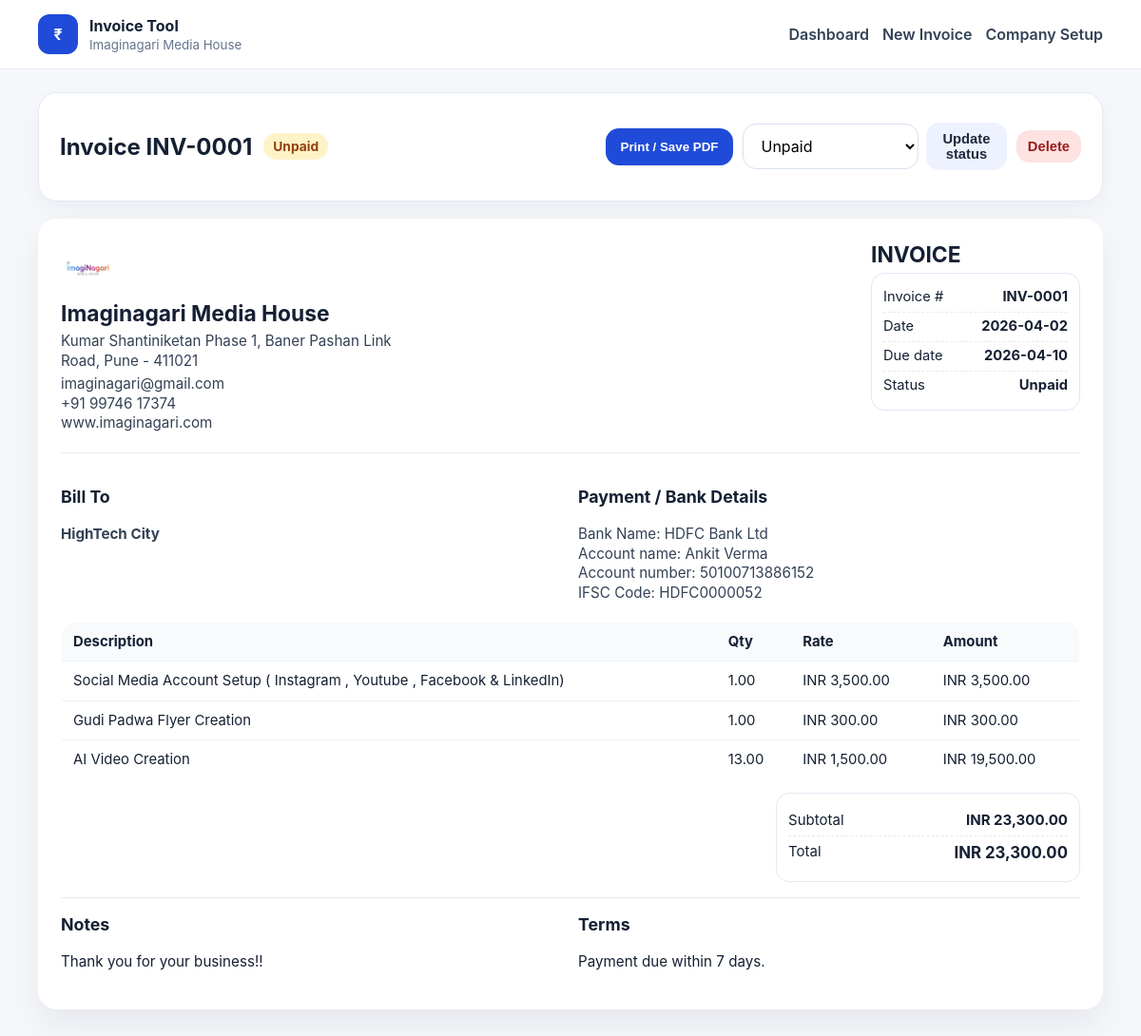
/invoice/2, run on the app's committed database.
### tables this page shows
CREATE TABLE invoices (
            id INTEGER PRIMARY KEY AUTOINCREMENT,
            invoice_number TEXT UNIQUE NOT NULL,
            invoice_date TEXT NOT NULL,
            due_date TEXT,
            bill_to_name TEXT NOT NULL,
            bill_to_email TEXT,
            bill_to_address TEXT,
            currency TEXT NOT NULL DEFAULT 'INR',
            notes TEXT,
            terms TEXT,
            subtotal REAL NOT NULL DEFAULT 0,
            tax_rate REAL NOT NULL DEFAULT 0,
            tax_amount REAL NOT NULL DEFAULT 0,
            discount REAL NOT NULL DEFAULT 0,
            total REAL NOT NULL DEFAULT 0,
            status TEXT NOT NULL DEFAULT 'Unpaid',
            created_at TEXT NOT NULL,
            updated_at TEXT NOT NULL
        );

CREATE TABLE invoice_items (
            id INTEGER PRIMARY KEY AUTOINCREMENT,
            invoice_id INTEGER NOT NULL,
            description TEXT NOT NULL,
            quantity REAL NOT NULL DEFAULT 1,
            unit_price REAL NOT NULL DEFAULT 0,
            line_total REAL NOT NULL DEFAULT 0,
            FOREIGN KEY(invoice_id) REFERENCES invoices(id) ON DELETE CASCADE
        );

### app.py (the view)
@app.route("/invoice/<int:invoice_id>")
def view_invoice(invoice_id):
    conn = get_db()
    invoice = conn.execute("SELECT * FROM invoices WHERE id = ?", (invoice_id,)).fetchone()
    if not invoice:
        conn.close()
        abort(404)
    items = conn.execute(
        "SELECT * FROM invoice_items WHERE invoice_id = ? ORDER BY id ASC", (invoice_id,)
    ).fetchall()
    conn.close()
    company = load_company_profile()
    return render_template("invoice_view.html", invoice=invoice, items=items, company=company)

### app.py (called while the page is built, shortened)
def get_db():
    conn = sqlite3.connect(DB_PATH)
    conn.row_factory = sqlite3.Row
    return conn

def load_company_profile():
    with open(SETTINGS_FILE, "r", encoding="utf-8") as f:
        return json.load(f)

@app.template_filter("money")
def money_filter(value):
    try:
        return f"{float(value):,.2f}"
    except Exception:
        return value

### templates/invoice_view.html (shortened to what this page needs)
{% extends "layout.html" %}
{% block content %}
<section class="toolbar card no-print">
  <div class="toolbar-left">
    <h1>Invoice {{ invoice.invoice_number }}</h1>
    <span class="pill {{ invoice.status|lower }}">{{ invoice.status }}</span>
  </div>
  <div class="toolbar-actions">
    <button class="btn btn-primary" onclick="window.print()">Print / Save PDF</button>
    <form method="post" action="{{ url_for('update_status', invoice_id=invoice.id) }}" class="inline-form">
      <select name="status">
        {% for value in ["Unpaid", "Paid", "Partially Paid", "Overdue"] %}
          <option value="{{ value }}" {% if invoice.status == value %}selected{% endif %}>{{ value }}</option>
        {% endfor %}
      </select>
      <button class="btn btn-secondary btn-small" type="submit">Update status</button>
    </form>
    <form method="post" action="{{ url_for('delete_invoice', invoice_id=invoice.id) }}" onsubmit="return confirm('Delete this invoice?')">
      <button class="btn btn-danger btn-small" type="submit">Delete</button>
    </form>
  </div>
</section>
<section class="invoice-paper">
  <div class="invoice-head">
    <div class="company-block">
      {% if company.logo_filename %}
        <img class="invoice-logo" src="{{ url_for('static', filename='uploads/' ~ company.logo_filename) }}" alt="Company logo">
      {% endif %}
      <h2>{{ company.company_name or "Your Company" }}</h2>
      <p>{{ company.address|replace('\n', '<br>')|safe }}</p>
      <p>
        {% if company.email %}{{ company.email }}<br>{% endif %}
        {% if company.phone %}{{ company.phone }}<br>{% endif %}
        {% if company.website %}{{ company.website }}{% endif %}
      </p>
    </div>
    <div class="invoice-meta">
      <h1>INVOICE</h1>
      <div class="meta-box">
        <div><span>Invoice #</span><strong>{{ invoice.invoice_number }}</strong></div>
        <div><span>Date</span><strong>{{ invoice.invoice_date }}</strong></div>
        <div><span>Due date</span><strong>{{ invoice.due_date or "—" }}</strong></div>
        <div><span>Status</span><strong>{{ invoice.status }}</strong></div>
      </div>
    </div>
  </div>
  <div class="bill-grid">
    <div>
      <h3>Bill To</h3>
      <p><strong>{{ invoice.bill_to_name }}</strong></p>
    </div>
    <div>
      <h3>Payment / Bank Details</h3>
      <p>{{ company.bank_details|replace('\n', '<br>')|safe if company.bank_details else "Add bank details in Company Setup." }}</p>
    </div>
  </div>
  <table class="invoice-table">
    <thead>
      <tr>
        <th>Description</th>
        <th>Qty</th>
        <th>Rate</th>
        <th>Amount</th>
      </tr>
    </thead>
    <tbody>
      {% for item in items %}
      <tr>
        <td>{{ item.description }}</td>
        <td>{{ item.quantity|money }}</td>
        <td>{{ invoice.currency }} {{ item.unit_price|money }}</td>
        <td>{{ invoice.currency }} {{ item.line_total|money }}</td>
      </tr>
      {% endfor %}
    </tbody>
  </table>
  <div class="totals-area">
    <div class="totals-box">
      <div><span>Subtotal</span><strong>{{ invoice.currency }} {{ invoice.subtotal|money }}</strong></div>
      <div class="grand-total"><span>Total</span><strong>{{ invoice.currency }} {{ invoice.total|money }}</strong></div>
    </div>
  </div>
  {% if invoice.notes or invoice.terms %}
  <div class="notes-grid">
    {% if invoice.notes %}
      <div>
        <h3>Notes</h3>
        <p>{{ invoice.notes|replace('\n', '<br>')|safe }}</p>
      </div>
    {% endif %}
    {% if invoice.terms %}
      <div>
        <h3>Terms</h3>
        <p>{{ invoice.terms|replace('\n', '<br>')|safe }}</p>
      </div>
    {% endif %}
  </div>
  {% endif %}
</section>
{% endblock %}

### templates/layout.html (shortened to what this page needs)
<!doctype html>
<html lang="en">
<head>
  <link rel="stylesheet" href="{{ url_for('static', filename='css/styles.css') }}">
</head>
<body>
  <header class="topbar">
    <div class="container topbar-inner">
      <a class="brand" href="{{ url_for('home') }}">
        <span class="brand-mark">₹</span>
        <div>
          <strong>Invoice Tool</strong>
          <small>{{ company.company_name if company and company.company_name else "Your branded invoice app" }}</small>
        </div>
      </a>
      <nav class="nav">
        <a href="{{ url_for('home') }}">Dashboard</a>
        <a href="{{ url_for('new_invoice') }}">New Invoice</a>
        <a href="{{ url_for('settings') }}">Company Setup</a>
      </nav>
    </div>
  </header>
  <main class="container page">
    {% block content %}{% endblock %}
  </main>
</body>
</html>

### static/css/styles.css (style rules this page uses)
* { box-sizing: border-box; }
html, body { margin: 0; padding: 0; font-family: Inter, ui-sans-serif, system-ui, -apple-system, BlinkMacSystemFont, "Segoe UI", sans-serif; color: #152033; background: #f5f7fb; }
a { color: var(--accent); text-decoration: none; }
img { max-width: 100%; display: block; }
.container { width: min(1120px, calc(100% - 32px)); margin: 0 auto; }
.page { padding: 24px 0 56px; }
.topbar { background: #fff; border-bottom: 1px solid #e5e9f2; position: sticky; top: 0; z-index: 20; }
.topbar-inner { display: flex; align-items: center; justify-content: space-between; gap: 16px; min-height: 72px; }
.brand { display: flex; align-items: center; gap: 12px; color: inherit; }
.brand-mark { width: 42px; height: 42px; border-radius: 12px; background: var(--accent); color: #fff; display: grid; place-items: center; font-weight: 700; }
.brand small { display: block; color: #64748b; margin-top: 2px; }
.nav { display: flex; gap: 14px; flex-wrap: wrap; }
.nav a { color: #334155; font-weight: 600; }
.card { background: #fff; border: 1px solid #e5e9f2; border-radius: 20px; padding: 22px; box-shadow: 0 10px 24px rgba(15, 23, 42, 0.04); }
.btn { appearance: none; border: 0; border-radius: 14px; padding: 12px 16px; font-weight: 700; cursor: pointer; display: inline-flex; align-items: center; justify-content: center; }
.btn-small { padding: 9px 12px; font-size: 0.92rem; }
.btn-primary { background: var(--accent); color: #fff; }
.btn-secondary { background: #eef2ff; color: #1e293b; }
.btn-danger { background: #fee2e2; color: #991b1b; }
table { width: 100%; border-collapse: collapse; }
th, td { padding: 10px 12px; text-align: left; border-bottom: 1px solid #edf2f7; vertical-align: middle; font-size: 0.93rem; }
.pill { display: inline-flex; align-items: center; border-radius: 999px; padding: 6px 10px; font-size: 0.86rem; font-weight: 700; }
.pill.unpaid { background: #fef3c7; color: #92400e; }
input, select, textarea { width: 100%; border: 1px solid #d8e1ee; background: #fff; border-radius: 14px; padding: 12px 14px; font: inherit; }
.toolbar { display: flex; justify-content: space-between; align-items: center; gap: 16px; margin-bottom: 18px; }
.toolbar-left { display: flex; align-items: center; gap: 12px; flex-wrap: wrap; }
.toolbar-actions { display: flex; gap: 10px; flex-wrap: wrap; align-items: center; }
.inline-form { display: flex; gap: 8px; align-items: center; }
.invoice-paper { background: #fff; border-radius: 20px; padding: 24px; box-shadow: 0 18px 34px rgba(15, 23, 42, 0.06); font-size: 0.95rem; line-height: 1.35; }
.invoice-head { display: flex; justify-content: space-between; gap: 18px; border-bottom: 1px solid #e5e9f2; padding-bottom: 16px; }
.invoice-logo { max-height: 56px; margin-bottom: 6px; }
.company-block h2, .invoice-meta h1 { margin: 0 0 6px; line-height: 1.2; }
.company-block p, .bill-grid p { margin: 0 0 4px; color: #334155; line-height: 1.35; }
.meta-box { border: 1px solid #dfe7f5; border-radius: 14px; padding: 10px 12px; min-width: 220px; font-size: 0.92rem; }
.meta-box div { display: flex; justify-content: space-between; gap: 12px; padding: 5px 0; border-bottom: 1px dashed #e5e9f2; }
.meta-box div:last-child { border-bottom: 0; }
.bill-grid { display: grid; grid-template-columns: 1fr 1fr; gap: 16px; padding: 16px 0; }
.invoice-table { width: 100%; border: 1px solid #e5e9f2; border-radius: 16px; overflow: hidden; }
.invoice-table thead th { background: #f8fafc; }
.totals-area { display: flex; justify-content: flex-end; margin-top: 14px; }
.totals-box { width: min(100%, 320px); border: 1px solid #e5e9f2; border-radius: 14px; padding: 12px; font-size: 0.94rem; }
.totals-box > div { display: flex; justify-content: space-between; gap: 12px; padding: 6px 0; border-bottom: 1px dashed #e5e9f2; }
.totals-box > div:last-child { border-bottom: 0; }
.totals-box .grand-total strong { font-size: 1.05rem; }
.notes-grid { display: grid; grid-template-columns: 1fr 1fr; gap: 16px; margin-top: 16px; border-top: 1px solid #e5e9f2; padding-top: 16px; }
.notes-grid h3 { margin-top: 0; }

### data on the page
invoices: invoice_number "INV-0001", status "Unpaid", invoice_date "2026-04-02", due_date "2026-04-10", bill_to_name "HighTech City", currency "INR", subtotal "23,300.00", total "23,300.00", notes "Thank you for your business!!", terms "Payment due within 7 days."
invoice_items: description "Social Media Account Setup ( Instagram , Youtube , Facebook & LinkedIn)", quantity "1.00", unit_price "3,500.00", line_total "3,500.00"
invoice_items: description "Gudi Padwa Flyer Creation", quantity "1.00", unit_price "300.00", line_total "300.00"
invoice_items: description "AI Video Creation", quantity "13.00", unit_price "1,500.00", line_total "19,500.00"

### other printed values
{{ company.company_name or "Your Company" }} "Imaginagari Media House"
{{ company.address|replace('\n', '<br>')|safe }} "Kumar Shantiniketan Phase 1, Baner Pashan Link Road, Pune - 411021"
{{ company.email }} "imaginagari@gmail.com"
{{ company.phone }} "+91 99746 17374"
{{ company.website }} "www.imaginagari.com"
